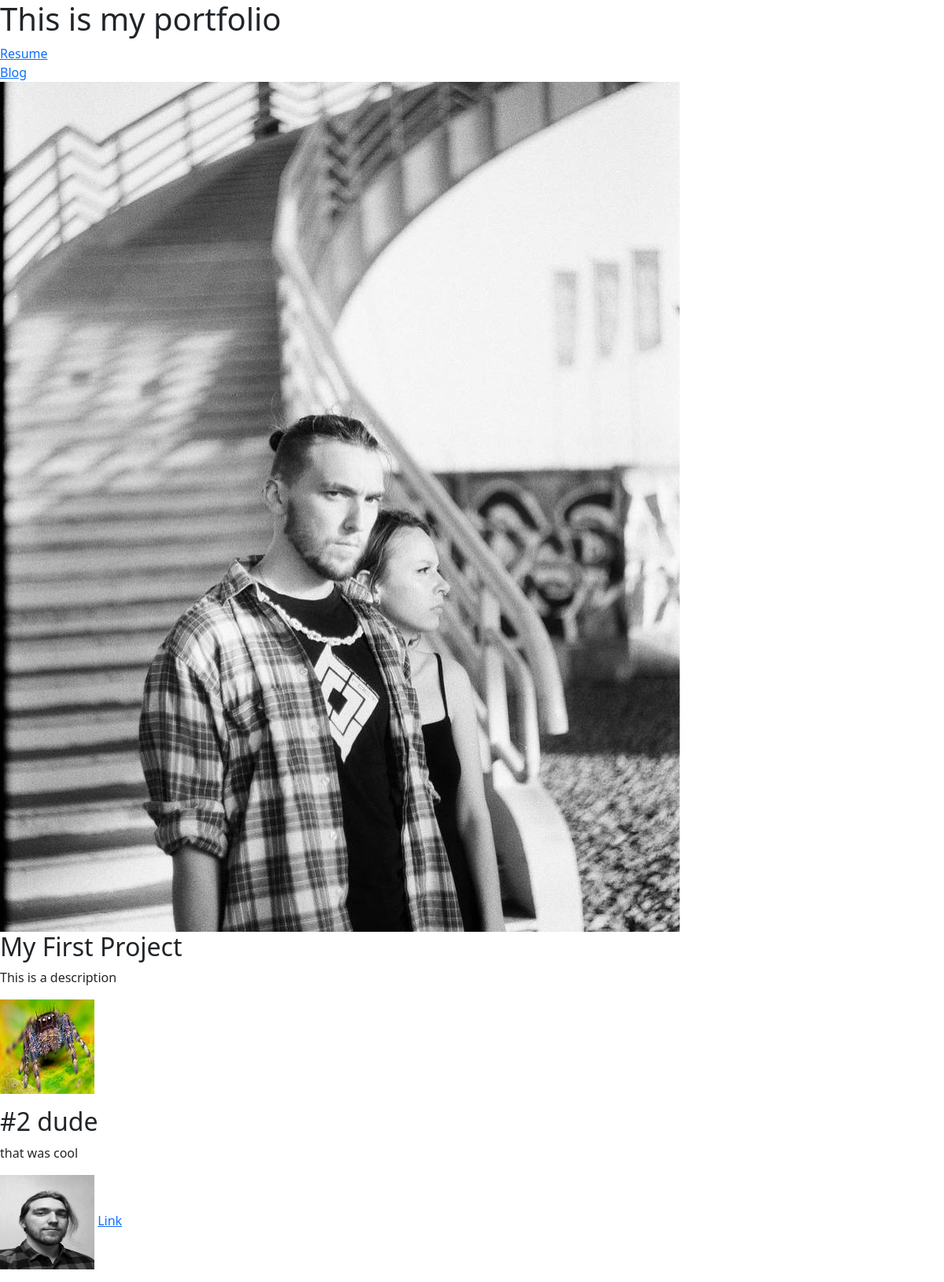
The page / on the database its author committed.
### portfolio/models.py (models this page shows, shortened)
class Project(models.Model):
    title = models.CharField(max_length=150)
    description = models.CharField(max_length=250)
    image = models.ImageField(upload_to='portfolio/images')
    url = models.URLField(blank=True)

### portfolio/views.py (the view)
# urls.py: 2. Add a URL to urlpatterns:  path('', views.home, name='home')
def home(request):
    projects = Project.objects.all()
    return render (request, 'portfolio/home_portfolio.html', {'projects': projects})

### portfolio/templates/portfolio/home_portfolio.html (shortened to what this page needs)
{% extends 'portfolio/base.html' %}
{% block content %}
<head>
</head>
<h1>This is my portfolio</h1>
{% load static %}
<a href="{% static 'portfolio/CV.pdf' %}">Resume</a>
<br>
<a href="{% url 'blog:all_blogs' %}">Blog</a>
<br>
<img src="{% static 'portfolio/portfolio.jpg' %}">
{% for project in projects %}
    <h2>{{ project.title }}</h2>
    <p>{{ project.description }}<p>
    <img src="{{ project.image.url }}" height=120 width=120>
    {% if project.url %}
    <a href="{{ project.url }}">Link</a>
    {% endif %}
{% endfor %}
{% endblock %}

### rows shown on the page
Project: title "My First Project", description "This is a description", image (picture)
Project: title "#2 dude", description "that was cool", image (picture)
